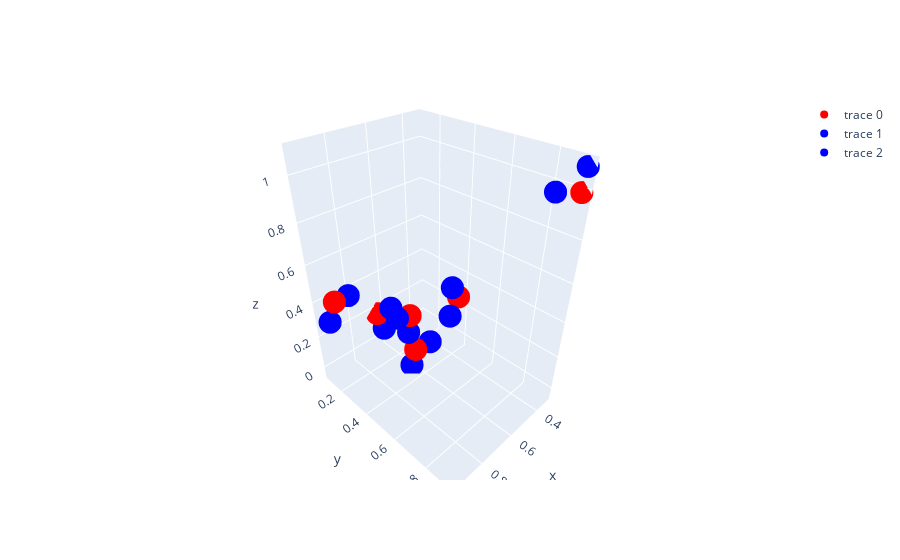
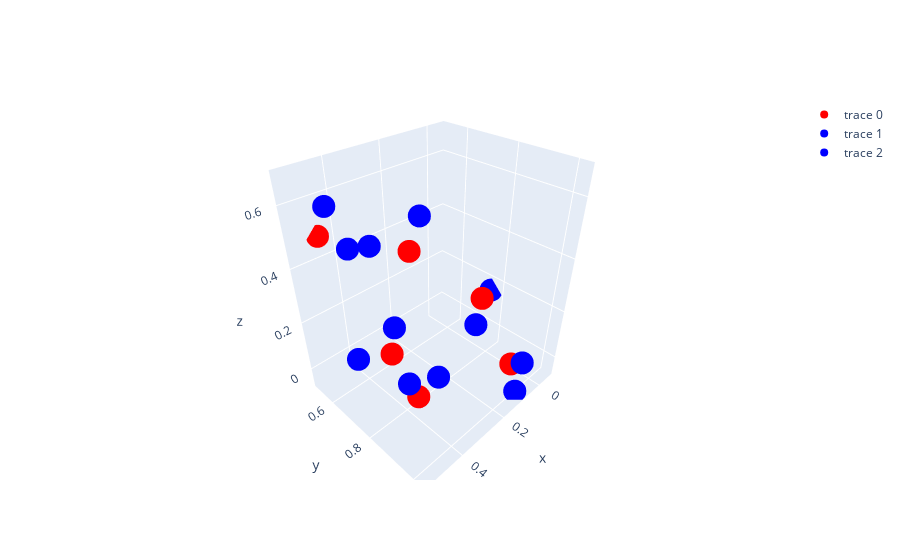
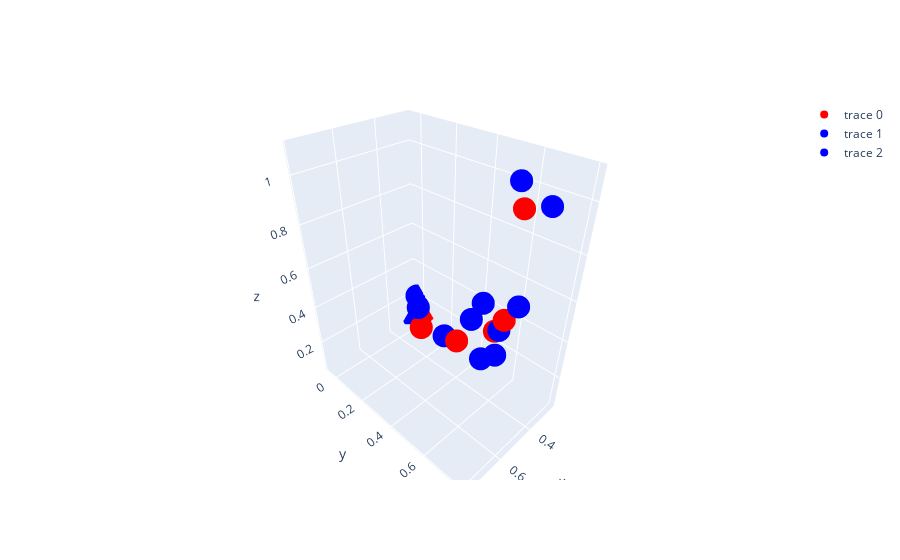
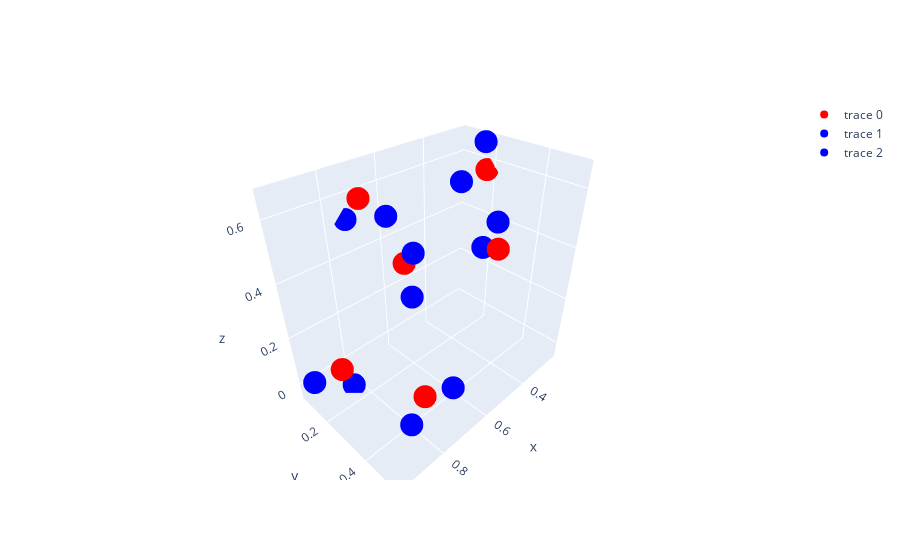

Write notebook code for charts like these, in order.
### Markdown cell above
The number of diagram will be the same as 'range(n)' in Code cell 6.1. __Causion: lagging computer__

### Code cell
# plot all the graphy for the sys with E lower than -8E-18 j
for lowest_index in range(len(datasets[1::9])):
    this_rall = []
    this_qall = []
    
    rall,qall = allatomposns(datasets[lowest_index][0],datasets[lowest_index][1],datasets[lowest_index][2],\
                         datasets[lowest_index][3],datasets[lowest_index][4],datasets[lowest_index][5])
    rall = np.array(rall)*1e-9
    potl_E_sum = potl_energy_sum(rall,qall)
    print('This E_energy - potl_E_sum:',potl_E_sum, 'J')

    #plot the interactive graphy
    
    
    #split OXYGEN atoms in red, HYDROGEN atoms in blue
    xall=[]
    yall=[]
    zall=[]
    for i in range(int(len(rall))):
        xall.append(float(rall[i][0])*1e9)
        yall.append(float(rall[i][1])*1e9)
        zall.append(float(rall[i][2])*1e9)
    #print('xall:',xall)
    print('potl_E_sum:',potl_E_sum, 'J')

    #-------plot------3D-coord of the lowest E_energy-------
    #plot the lowest E atoms posi.(interactive)
    fig = make_subplots()
    O_atoms = go.Scatter3d(x=xall[::3], y=yall[::3], z=zall[::3],mode='markers',marker = {'color' : 'red'})
    H_atoms01 = go.Scatter3d(x=xall[1::3], y=yall[1::3], z=zall[1::3],mode='markers',marker = {'color' : 'blue'})
    H_atoms02 = go.Scatter3d(x=xall[2::3], y=yall[2::3], z=zall[2::3],mode='markers',marker = {'color' : 'blue'})

    fig.add_trace(O_atoms)
    fig.add_trace(H_atoms01)
    fig.add_trace(H_atoms02)

    fig.show()

### Figure 1 — Plotly figure (JSON) as saved in the notebook; plotly's stock layout.template omitted (floating-point values rounded to 4 significant figures)
{"data": [{"marker": {"color": "red"}, "mode": "markers", "type": "scatter3d", "x": [0.6499, 0.6072, 0.9175, 0.3178, 0.6317, 0.4894], "y": [0.09612, 0.3376, 0.1506, 0.9217, 0.3331, 0.5108], "z": [0.1707, 0.04992, 0.4155, 0.9886, 0.2803, 0.4088]}, {"marker": {"color": "blue"}, "mode": "markers", "type": "scatter3d", "x": [0.614, 0.6344, 0.9613, 0.3384, 0.7185, 0.5535], "y": [0.1664, 0.3354, 0.1621, 0.8303, 0.3435, 0.5202], "z": [0.225, -0.04189, 0.3311, 0.9689, 0.3193, 0.3383]}, {"marker": {"color": "blue"}, "mode": "markers", "type": "scatter3d", "x": [0.635, 0.5118, 0.8275, 0.3168, 0.6474, 0.5408], "y": [0.1254, 0.3454, 0.1269, 0.926, 0.335, 0.5184], "z": [0.08069, 0.0465, 0.3928, 1.084, 0.1859, 0.4893]}], "layout": {"xaxis": {"anchor": "y", "domain": [0, 1]}, "yaxis": {"anchor": "x", "domain": [0, 1]}}}

### Figure 2 — Plotly figure (JSON) as saved in the notebook; plotly's stock layout.template omitted (floating-point values rounded to 4 significant figures)
{"data": [{"marker": {"color": "red"}, "mode": "markers", "type": "scatter3d", "x": [0.4655, 0.3884, 0.4625, 0.02949, 0.07972, 0.4482], "y": [0.8227, 0.8433, 0.5092, 0.7878, 0.9685, 0.8918], "z": [0.2266, 0.00589, 0.4792, 0.1764, 0.02219, 0.5818]}, {"marker": {"color": "blue"}, "mode": "markers", "type": "scatter3d", "x": [0.4568, 0.2939, 0.4371, 0.07306, 0.1017, 0.4339], "y": [0.83, 0.8377, 0.5259, 0.8026, 1.012, 0.9137], "z": [0.3217, 0.02033, 0.57, 0.09241, -0.06041, 0.6739]}, {"marker": {"color": "blue"}, "mode": "markers", "type": "scatter3d", "x": [0.538, 0.426, 0.3953, -0.05842, 0.1105, 0.5007], "y": [0.7614, 0.8456, 0.5533, 0.7579, 1.029, 0.8118], "z": [0.2138, 0.09394, 0.427, 0.1529, 0.08981, 0.5841]}], "layout": {"xaxis": {"anchor": "y", "domain": [0, 1]}, "yaxis": {"anchor": "x", "domain": [0, 1]}}}

### Figure 3 — Plotly figure (JSON) as saved in the notebook; plotly's stock layout.template omitted (floating-point values rounded to 4 significant figures)
{"data": [{"marker": {"color": "red"}, "mode": "markers", "type": "scatter3d", "x": [0.6195, 0.524, 0.427, 0.7869, 0.4294, 0.2377], "y": [0.4033, 0.7182, 0.6131, 0.7372, 0.6834, 0.01818], "z": [0.4651, 0.6268, 0.4567, 0.7102, 0.9987, 0.1226]}, {"marker": {"color": "blue"}, "mode": "markers", "type": "scatter3d", "x": [0.58, 0.5219, 0.4563, 0.7639, 0.3471, 0.2543], "y": [0.4895, 0.7667, 0.6461, 0.7698, 0.7323, -0.05004], "z": [0.4512, 0.7094, 0.3717, 0.7973, 0.9953, 0.05744]}, {"marker": {"color": "blue"}, "mode": "markers", "type": "scatter3d", "x": [0.6238, 0.5281, 0.4743, 0.7441, 0.4471, 0.2484], "y": [0.394, 0.6262, 0.6664, 0.798, 0.6729, -0.02603], "z": [0.5603, 0.6531, 0.5207, 0.6498, 1.092, 0.2069]}], "layout": {"xaxis": {"anchor": "y", "domain": [0, 1]}, "yaxis": {"anchor": "x", "domain": [0, 1]}}}

### Figure 4 — Plotly figure (JSON) as saved in the notebook; plotly's stock layout.template omitted (floating-point values rounded to 4 significant figures)
{"data": [{"marker": {"color": "red"}, "mode": "markers", "type": "scatter3d", "x": [0.225, 0.8418, 0.8646, 0.7214, 0.3176, 0.7182], "y": [0.1819, 0.5123, 0.1398, 0.1244, 0.3263, 0.3065], "z": [0.5676, 0.1912, 0.04477, 0.6002, 0.3539, 0.4654]}, {"marker": {"color": "blue"}, "mode": "markers", "type": "scatter3d", "x": [0.2334, 0.7503, 0.9573, 0.6947, 0.3138, 0.7345], "y": [0.1772, 0.5301, 0.1172, 0.2097, 0.3127, 0.353], "z": [0.6629, 0.1692, 0.03591, 0.5658, 0.4486, 0.3833]}, {"marker": {"color": "blue"}, "mode": "markers", "type": "scatter3d", "x": [0.3033, 0.8857, 0.8331, 0.738, 0.2939, 0.7404], "y": [0.1379, 0.5038, 0.1475, 0.07124, 0.2413, 0.3699], "z": [0.5343, 0.1065, -0.04535, 0.5223, 0.3165, 0.5337]}], "layout": {"xaxis": {"anchor": "y", "domain": [0, 1]}, "yaxis": {"anchor": "x", "domain": [0, 1]}}}
